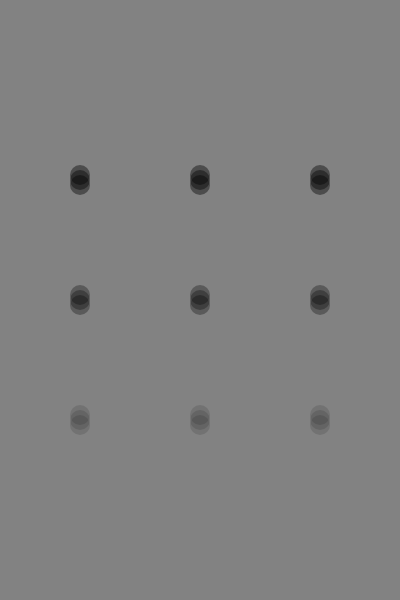
Frame 1 (no input)
Frame 60 (no input): identical to frame 1, image omitted
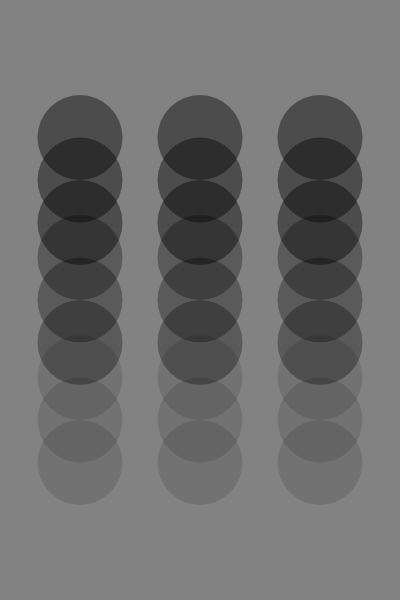
Frame 120 (the mouse pressed at the canvas centre since frame 60)

The p5.js sketch that drew these frames (run headless with seeded random() and noise() and a simulated clock; from frame 60 on, the mouse is pressed at the canvas centre):

// p5.js sketch
// ── sketch.js
//Parámetros de la Grilla.
let columnas = 3;
let filas = 3;
let espaciadoX = 120;
let espaciadoY = 120;
let inicioX = 80;
let inicioY = 180;

//Variable de Interacción
let d = 120;
let offsetY = 12;
let modo = 1;

//Paleta de Color
let paleta1;
let paleta2;
let paleta3;

function setup() {
  createCanvas(400, 600);
  noStroke();
  
  //lista de paletas
  paleta1 = [color(30, 120), color(90, 120), color(200, 150)];
  paleta2 = [color(255, 230, 0, 180), color(230, 30, 30, 180), color(0, 80, 180, 180)];
  paleta3 = [color(0, 174, 239, 150), color(236, 0, 140, 150), color(255, 242, 0, 150)]
  
}

function draw() {
  background(230);
  
//Mapeo de coordenadas convirtiendo el mouse a valores
  offsetY = map(mouseX, 0, width, 5, 80);
  d = map(mouseY, 0, height, 20, 150);
  
//Escenario 1 Monocromatico
  if (modo === 1) {
    background (130); 
    EllipseORG(paleta1);
  }
//Escenario 2 Bauhaus
  else if (modo === 2) {
    background (255, 240, 200);
    EllipseORG(paleta2); 
  }
//Escenario 3 CMYK
  else if (modo === 3){
    background (250,248,240);
    EllipseORG(paleta3);
  }

}
//Generar grilla 3x3, aplicando mezcla para efecto translucido
function EllipseORG(lista) {
  blendMode(MULTIPLY);
  
  for(let i = 0; i < columnas; i ++) {
    let x = inicioX + (i * espaciadoX);
    
    for(let j = 0; j < filas; j++) {
      let y = inicioY + (j * espaciadoY);
      
      //Aplicación de color por fila
      fill(lista[j]);
      //Dibujado de capas desfasadas
      circle(x, y - offsetY, d);
      circle(x, y, d);
      circle(x, y + offsetY, d);
    
    }
  } 
  blendMode(BLEND);
}

//Selección de visualidad de escenarios
function keyPressed () {
  if (key === '1') {
    modo = 1;
  } else if (key === '2') {
    modo = 2;
  } else if (key === '3') {
    modo = 3;
  }
}
